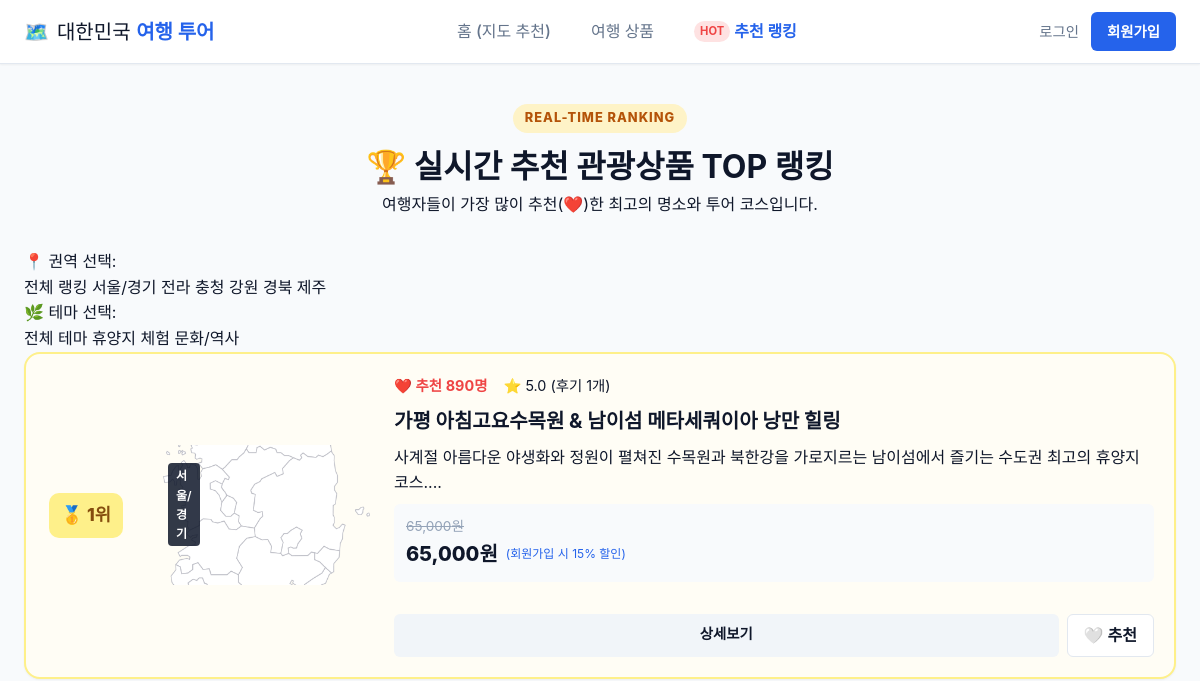
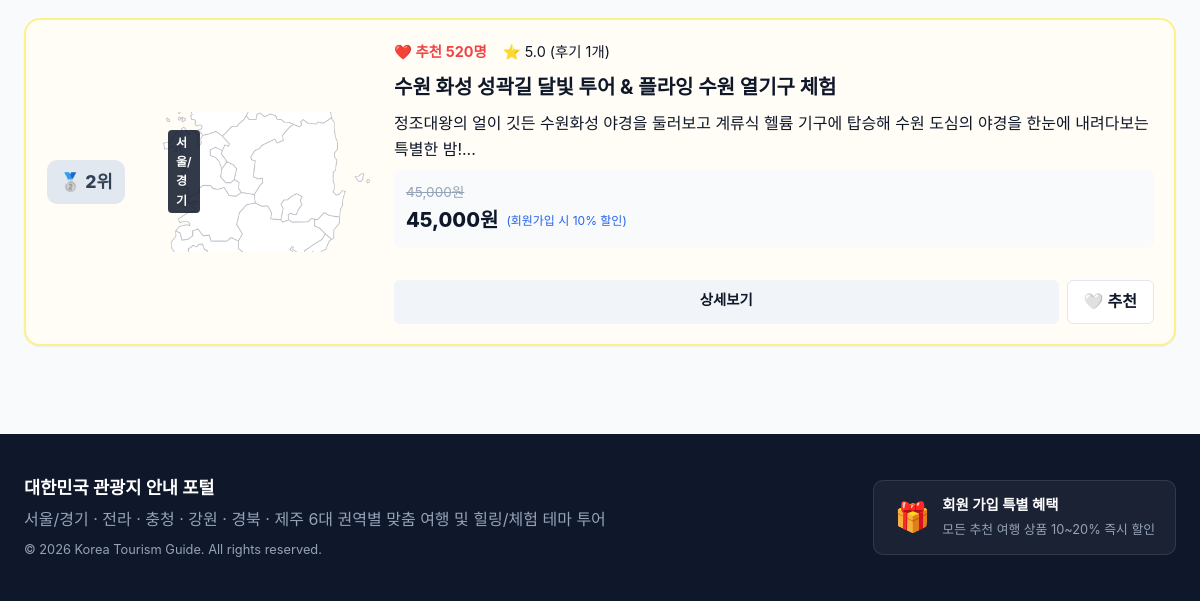
Page /products/popular?region=서울/경기 on the earlier database version (2 pictures, top to bottom).
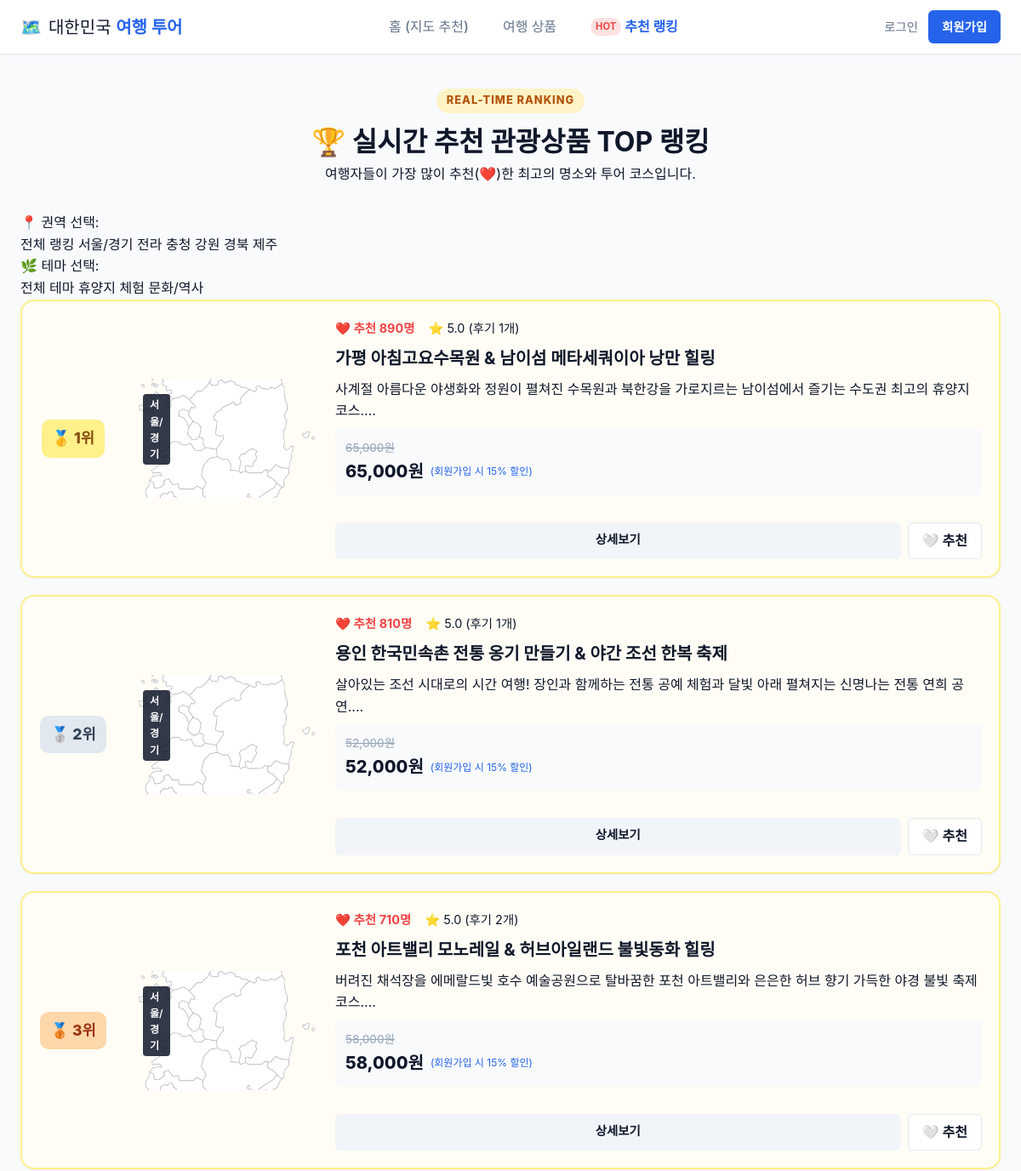
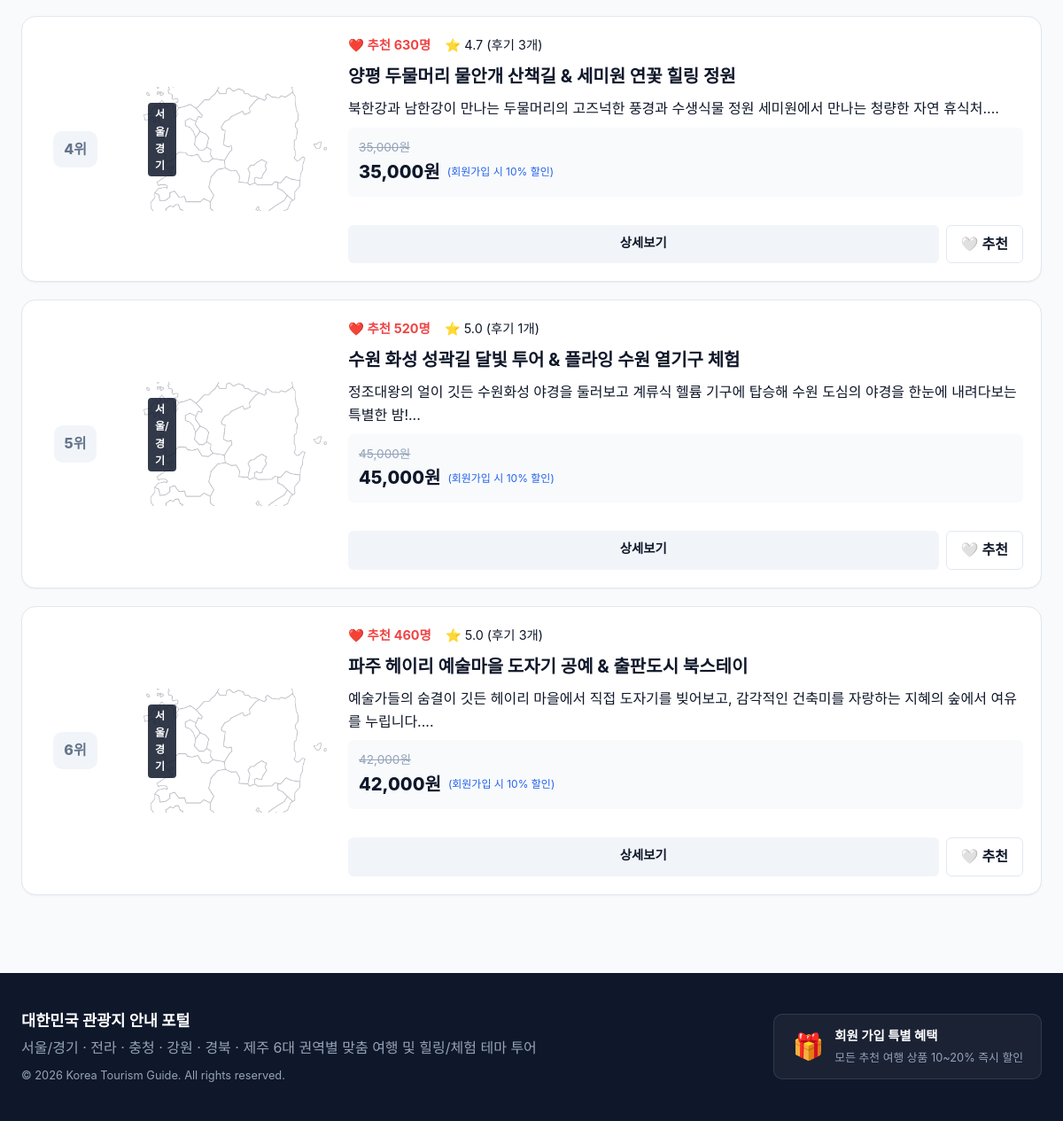
Same page on the later database version (2 pictures, top to bottom).
### models/tour.py (models this page shows, shortened)
class Theme(db.Model):
    __tablename__ = 'themes'
    id = db.Column(db.Integer, primary_key=True)
    code = db.Column(db.String(50), unique=True, nullable=False) # e.g. RESORT, EXPERIENCE
    name = db.Column(db.String(50), unique=True, nullable=False) # '휴양지', '체험'
    description = db.Column(db.String(200), nullable=True)
    is_active = db.Column(db.Boolean, default=True)
    products = db.relationship('TourProduct', backref='theme', lazy='dynamic')

class TourProduct(db.Model):
    __tablename__ = 'tour_products'
    id = db.Column(db.Integer, primary_key=True)
    name = db.Column(db.String(150), nullable=False, index=True)
    description = db.Column(db.Text, nullable=False)
    region = db.Column(db.String(50), nullable=False, index=True) # 6개 지역
    theme_id = db.Column(db.Integer, db.ForeignKey('themes.id'), nullable=False)
    original_price = db.Column(db.Integer, nullable=False)
    member_discount_rate = db.Column(db.Float, default=0.15) # 회원 15% 기본 할인
    recommendation_count = db.Column(db.Integer, default=0, index=True) # 누적 추천수
    image_url = db.Column(db.String(255), default='/static/img/default-tour.jpg')
    created_at = db.Column(db.DateTime, default=lambda: datetime.now(timezone.utc))
    reviews = db.relationship('Review', backref='product', lazy='dynamic', cascade='all, delete-orphan')
    likes = db.relationship('ProductLike', backref='product', lazy='dynamic', cascade='all, delete-orphan')
    order_items = db.relationship('OrderItem', backref='product', lazy='dynamic')
    cart_items = db.relationship('CartItem', backref='product', lazy='dynamic')
    def get_discounted_price(self, is_member=False):
        if is_member:
            return int(self.original_price * (1 - self.member_discount_rate))
        return self.original_price
    def get_average_rating(self):
        review_list = self.reviews.all()
        if not review_list:
            return 0.0
        return round(sum(r.rating for r in review_list) / len(review_list), 1)

### models/review.py (models this page shows, shortened)
class Review(db.Model):
    __tablename__ = 'reviews'
    id = db.Column(db.Integer, primary_key=True)
    user_id = db.Column(db.Integer, db.ForeignKey('users.id', ondelete='CASCADE'), nullable=False)
    product_id = db.Column(db.Integer, db.ForeignKey('tour_products.id', ondelete='CASCADE'), nullable=False)
    title = db.Column(db.String(150), nullable=False)
    content = db.Column(db.Text, nullable=False)
    rating = db.Column(db.Integer, default=5, nullable=False) # 1~5
    created_at = db.Column(db.DateTime, default=lambda: datetime.now(timezone.utc))
    updated_at = db.Column(db.DateTime, default=lambda: datetime.now(timezone.utc), onupdate=lambda: datetime.now(timezone.utc))

### views/product_views.py (the view)
@product_bp.route('/popular')
def popular():
    region = request.args.get('region')
    theme_id = request.args.get('theme_id', type=int)
    query = TourProduct.query
    if region and region in RegionEnum.get_display_names():
        query = query.filter_by(region=region)
    if theme_id:
        query = query.filter_by(theme_id=theme_id)
    top_products = query.order_by(TourProduct.recommendation_count.desc()).all()
    themes = Theme.query.filter_by(is_active=True).all()
    regions = RegionEnum.get_display_names()
    return render_template(
        'product/popular.html',
        products=top_products,
        themes=themes,
        regions=regions,
        selected_region=region,
        selected_theme_id=theme_id
    )

### app.py (called while the page is built)
def create_app(config_class=Config):
    app = Flask(__name__, static_folder='static', template_folder='templates')
    app.config.from_object(config_class)
    db.init_app(app)
    login_manager.init_app(app)
    csrf.init_app(app)
    register_blueprints(app)
    @app.context_processor
    def inject_cart_count():
        from flask_login import current_user
        if current_user.is_authenticated and current_user.cart:
            return {'cart_count': current_user.cart.get_total_count()}
        return {'cart_count': 0}
    @app.errorhandler(404)
    def not_found_error(error):
        return render_template('base.html'), 404
    @app.errorhandler(500)
    def internal_error(error):
        db.session.rollback()
        return render_template('base.html'), 500
    with app.app_context():
        db.create_all()
    return app

### models/tour.py (called while the page is built)
    @classmethod
    def get_display_names(cls):
        return [r.value for r in cls]

### templates/product/popular.html (shortened to what the changed rows need)
{% extends "base.html" %}
{% block content %}
<div class="container page-content">
  <div class="ranking-hero">
    <h1>🏆 실시간 <strong>추천 관광상품 TOP 랭킹</strong></h1>
  </div>
  <div class="filter-panel">
    <div class="filter-group">
      <div class="chips-container">
        <a href="{{ url_for('product.popular', theme_id=selected_theme_id) }}"
           class="chip {% if not selected_region %}active{% endif %}">전체 랭킹</a>
        {% for r in regions %}
          <a href="{{ url_for('product.popular', region=r, theme_id=selected_theme_id) }}"
             class="chip {% if selected_region == r %}active{% endif %}">{{ r }}</a>
        {% endfor %}
      </div>
    </div>
    <div class="filter-group">
      <div class="chips-container">
        <a href="{{ url_for('product.popular', region=selected_region) }}"
           class="chip {% if not selected_theme_id %}active{% endif %}">전체 테마</a>
        {% for t in themes %}
          <a href="{{ url_for('product.popular', region=selected_region, theme_id=t.id) }}"
             class="chip {% if selected_theme_id == t.id %}active{% endif %}">{{ t.name }}</a>
        {% endfor %}
      </div>
    </div>
  </div>
  {% if products %}
    <div class="ranking-grid">
      {% for p in products %}
        <div class="ranking-card {% if loop.index <= 3 %}rank-top3{% endif %}">
          <div class="rank-badge-wrap">
            {% if loop.index == 1 %}
              <span class="rank-badge rank-1">🥇 1위</span>
            {% elif loop.index == 2 %}
              <span class="rank-badge rank-2">🥈 2위</span>
            {% elif loop.index == 3 %}
              <span class="rank-badge rank-3">🥉 3위</span>
            {% else %}
              <span class="rank-badge rank-normal">{{ loop.index }}위</span>
            {% endif %}
          </div>
          <div class="rank-thumb-wrap">
            <img src="{{ p.image_url }}" alt="{{ p.name }}" class="rank-thumb" onerror="this.src='/static/img/default-tour.jpg'">
            <div class="thumb-chips">
              <span class="badge-region">{{ p.region }}</span>
            </div>
          </div>
          <div class="rank-content">
            <div class="rank-meta">
              <span class="like-highlight">❤️ 추천 <strong>{{ "{:,}".format(p.recommendation_count) }}</strong>명</span>
              <span class="rating-highlight">⭐ {{ p.get_average_rating() }} (후기 {{ p.reviews.count() }}개)</span>
            </div>
            <h3 class="rank-title">
              <a href="{{ url_for('product.detail', product_id=p.id) }}">{{ p.name }}</a>
            </h3>
            <p class="rank-desc">{{ p.description[:80] }}...</p>
            <div class="pricing-box">
              <span class="original-price">{{ "{:,}".format(p.original_price) }}원</span>
              <div class="final-price-wrap">
                <span class="final-price">{{ "{:,}".format(p.get_discounted_price(current_user.is_authenticated)) }}원</span>
                {% if current_user.is_authenticated %}
                  <span class="discount-badge">회원 {{ (p.member_discount_rate * 100)|int }}% 할인</span>
                {% else %}
                  <span class="guest-notice">(회원가입 시 {{ (p.member_discount_rate * 100)|int }}% 할인)</span>
                {% endif %}
              </div>
            </div>
            <div class="rank-actions">
              <a href="{{ url_for('product.detail', product_id=p.id) }}" class="btn-detail">상세보기</a>
              {% if current_user.is_authenticated %}
                <form action="{{ url_for('cart.add_to_cart') }}" method="POST" class="inline-form">
                  <input type="hidden" name="csrf_token" value="{{ csrf_token() }}">
                  <input type="hidden" name="product_id" value="{{ p.id }}">
                  <input type="hidden" name="quantity" value="1">
                  <button type="submit" class="btn-cart" title="장바구니 담기">🛒 담기</button>
                </form>
                <form action="{{ url_for('product.toggle_like', product_id=p.id) }}" method="POST" class="inline-form">
                  <input type="hidden" name="csrf_token" value="{{ csrf_token() }}">
                  <button type="submit" class="btn-like-sm {% if p.is_liked_by(current_user) %}liked{% endif %}" title="추천하기">
                    {% if p.is_liked_by(current_user) %}❤️ 추천완료{% else %}🤍 추천{% endif %}
                  </button>
                </form>
              {% else %}
                <a href="{{ url_for('auth.login', next=request.path) }}" class="btn-like-sm" title="로그인 후 추천">🤍 추천</a>
              {% endif %}
            </div>
          </div>
        </div>
      {% endfor %}
    </div>
  {% else %}
    <div class="empty-state">
      <span class="empty-icon">🏆</span>
      <p>조건에 맞는 랭킹 상품이 없습니다.</p>
    </div>
  {% endif %}
</div>
{% endblock %}

Differences in the rows shown:
added TourProduct: shows "🥈 2위", region "서울/경기", recommendation_count "810", get_average_rating "5.0", reviews.count "1", name "용인 한국민속촌 전통 옹기 만들기 & 야간 조선 한복 축제", description "살아있는 조선 시대로의 시간 여행! 장인과 함께하는 전통 공예 체험과 달빛 아래 펼쳐지는 신명나는 전통 연희 공연.", original_price "52,000", get_discounted_price "52,000", (p.member_discount_rate*100)|int "15"
added TourProduct: shows "🥉 3위", region "서울/경기", recommendation_count "710", get_average_rating "5.0", reviews.count "2", name "포천 아트밸리 모노레일 & 허브아일랜드 불빛동화 힐링", description "버려진 채석장을 에메랄드빛 호수 예술공원으로 탈바꿈한 포천 아트밸리와 은은한 허브 향기 가득한 야경 불빛 축제 코스.", original_price "58,000", get_discounted_price "58,000", (p.member_discount_rate*100)|int "15"
added TourProduct: region "서울/경기", recommendation_count "630", get_average_rating "4.7", reviews.count "3", name "양평 두물머리 물안개 산책길 & 세미원 연꽃 힐링 정원", description "북한강과 남한강이 만나는 두물머리의 고즈넉한 풍경과 수생식물 정원 세미원에서 만나는 청량한 자연 휴식처.", original_price "35,000", get_discounted_price "35,000", (p.member_discount_rate*100)|int "10"
computed for TourProduct "수원 화성 성곽길 달빛 투어 & 플라잉 수원 열기구 체험": text "🥈 2위" → "위"
added TourProduct: region "서울/경기", recommendation_count "460", get_average_rating "5.0", reviews.count "3", name "파주 헤이리 예술마을 도자기 공예 & 출판도시 북스테이", description "예술가들의 숨결이 깃든 헤이리 마을에서 직접 도자기를 빚어보고, 감각적인 건축미를 자랑하는 지혜의 숲에서 여유를 누립니다.", original_price "42,000", get_discounted_price "42,000", (p.member_discount_rate*100)|int "10"
